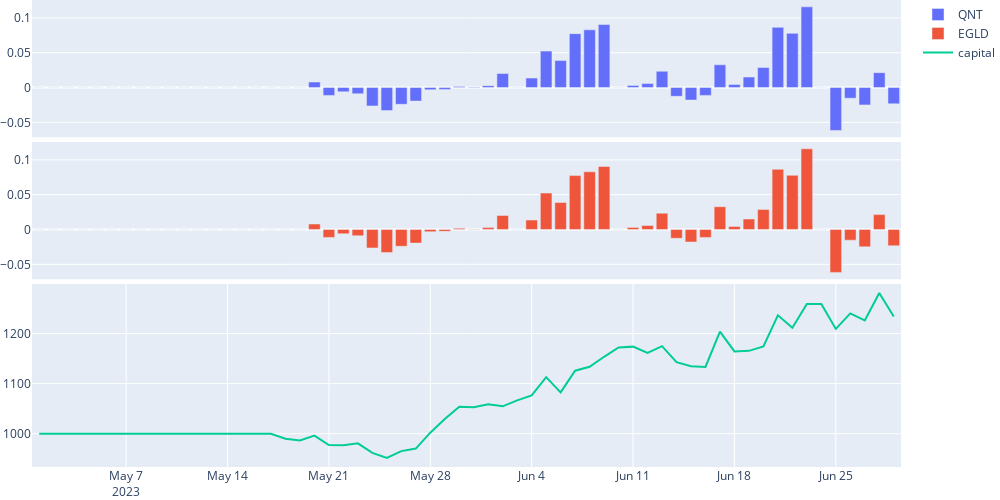

This figure's notebook cell:
### Code cell
w.report.plot("pnl_pct", True)
